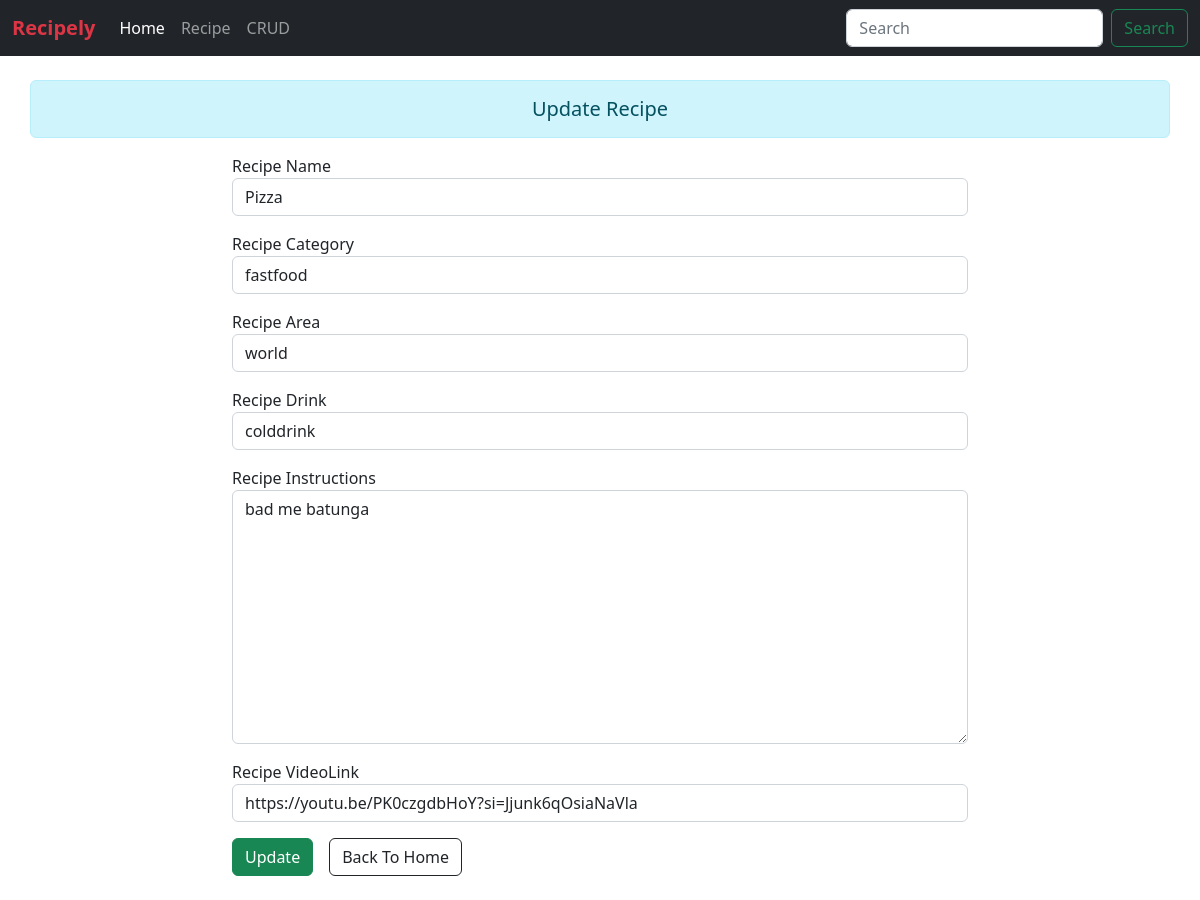
The page /update/14/ on the database its author committed.
### recipe_crud/models.py (models this page shows)
class Recipe(models.Model):
    rname = models.CharField(max_length=70)
    rcategory = models.CharField(max_length=50)
    rarea = models.CharField(max_length=50)
    rdrink = models.CharField(max_length=50)
    rinstruction = models.TextField()
    rvideoLink = models.URLField(blank=True,null=True)

### recipe_crud/views.py (the view)
# urls.py: path('update/<int:id>/',updateRecipe,name='updaterecipe'),
def updateRecipe(request,id):
    if request.method == "POST":
        pi = Recipe.objects.get(pk=id)
        fm = RecipeAdd(request.POST,instance=pi)
        if fm.is_valid():
            rn = fm.cleaned_data['rname']
            rc = fm.cleaned_data['rcategory']
            ra = fm.cleaned_data['rarea']
            rd = fm.cleaned_data['rdrink']
            ri = fm.cleaned_data['rinstruction']
            rv = fm.cleaned_data['rvideoLink']
            reg = Recipe(rname=rn,rcategory=rc,rarea=ra,rdrink=rd,rinstruction=ri,rvideoLink=rv)
            reg.save()
    else:
        pi = Recipe.objects.get(pk=id)
        fm = RecipeAdd(instance=pi)
    return render(request,"crud/update.html",{'form':fm})

### recipe_crud/forms.py
class RecipeAdd(forms.ModelForm):
    class Meta:
        model = Recipe
        fields = ('rname', 'rcategory', 'rarea', 'rdrink', 'rinstruction', 'rvideoLink')
        widgets = {
            'rname': forms.TextInput(attrs={'class': 'form-control'}),
            'rcategory': forms.TextInput(attrs={'class': 'form-control'}),
            'rarea': forms.TextInput(attrs={'class': 'form-control'}),
            'rdrink': forms.TextInput(attrs={'class': 'form-control'}),
            'rinstruction': forms.Textarea(attrs={'class': 'form-control'}),
            'rvideoLink': forms.URLInput(attrs={'class': 'form-control'}),
        }
        labels = {
            'rname': 'Recipe Name',
            'rcategory': 'Recipe Category',
            'rarea': 'Recipe Area',
            'rdrink': 'Recipe Drink',
            'rinstruction': 'Recipe Instructions',
            'rvideoLink': 'Recipe VideoLink',
        }
    def __init__(self, *args, **kwargs):
        super(RecipeAdd, self).__init__(*args, **kwargs)
        for field_name, field in self.fields.items():
            print(f'field : {field} || field_name: {field_name}')
            field.label_suffix = ' '

### recipe_crud/templates/crud/update.html (shortened to what this page needs)
{% extends "base.html" %}  {% block content %}
<div class="container my-4">
  <div class="row">
    <h5 class="text-center alert alert-info">Update Recipe</h5>
    <div class="col-sm-8 offset-2">
      <form action="" method="post">
        {% csrf_token %} {{form.as_p}}
        <div class="d-flex">
        <input type="submit" class="btn btn-success" value="Update" />
        <a href="{% url "crud" %}" class="btn btn-outline-dark ms-3" value="Update" />Back To Home</a>
    </div>
      </form>
    </div>
  </div>
</div>
{% endblock content %}

### rows shown on the page
Recipe: rname "Pizza", rcategory "fastfood", rarea "world", rdrink "colddrink", rinstruction "bad me batunga", rvideoLink "https://youtu.be/PK0czgdbHoY?si=Jjunk6qOsiaNaVla"
